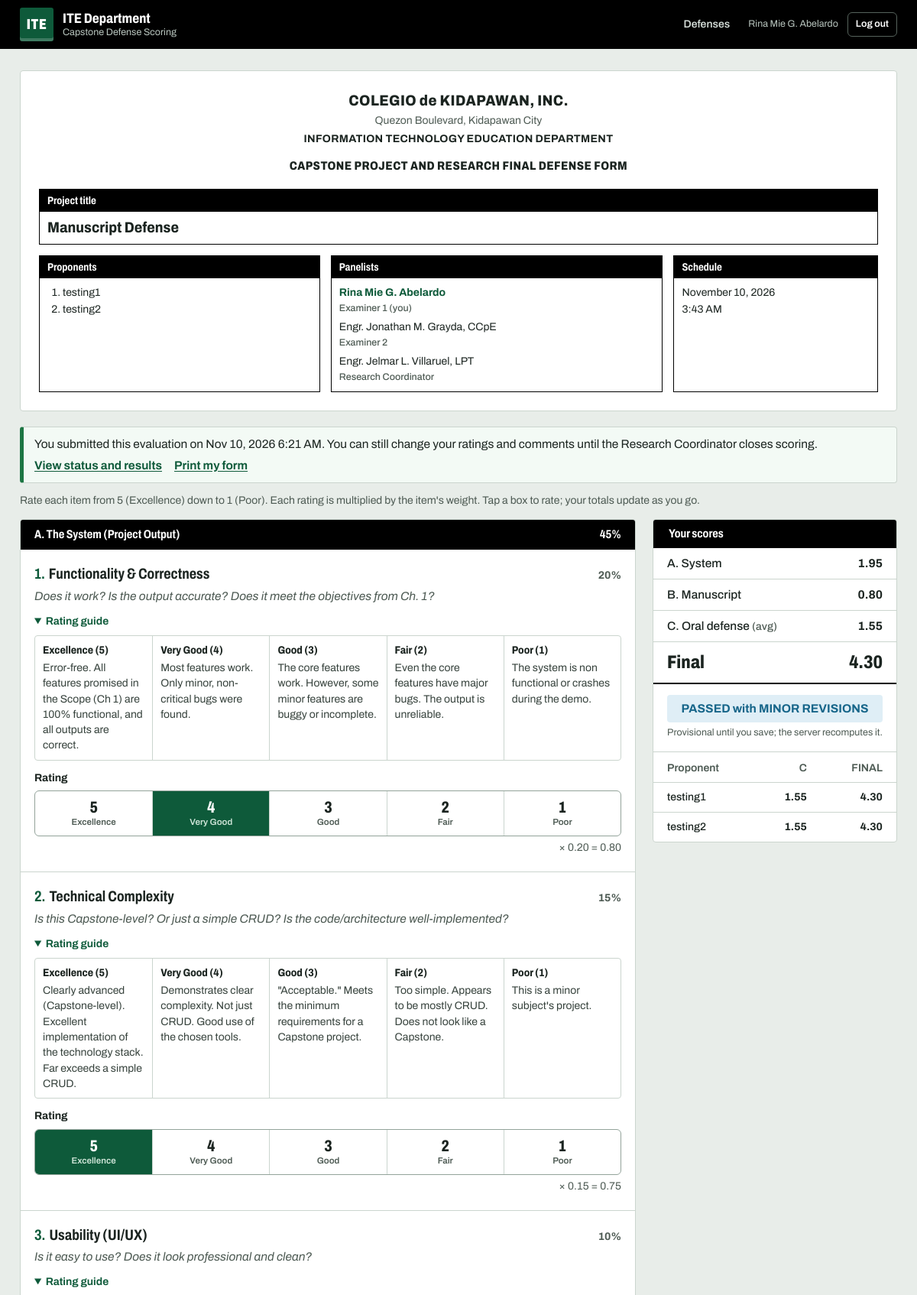
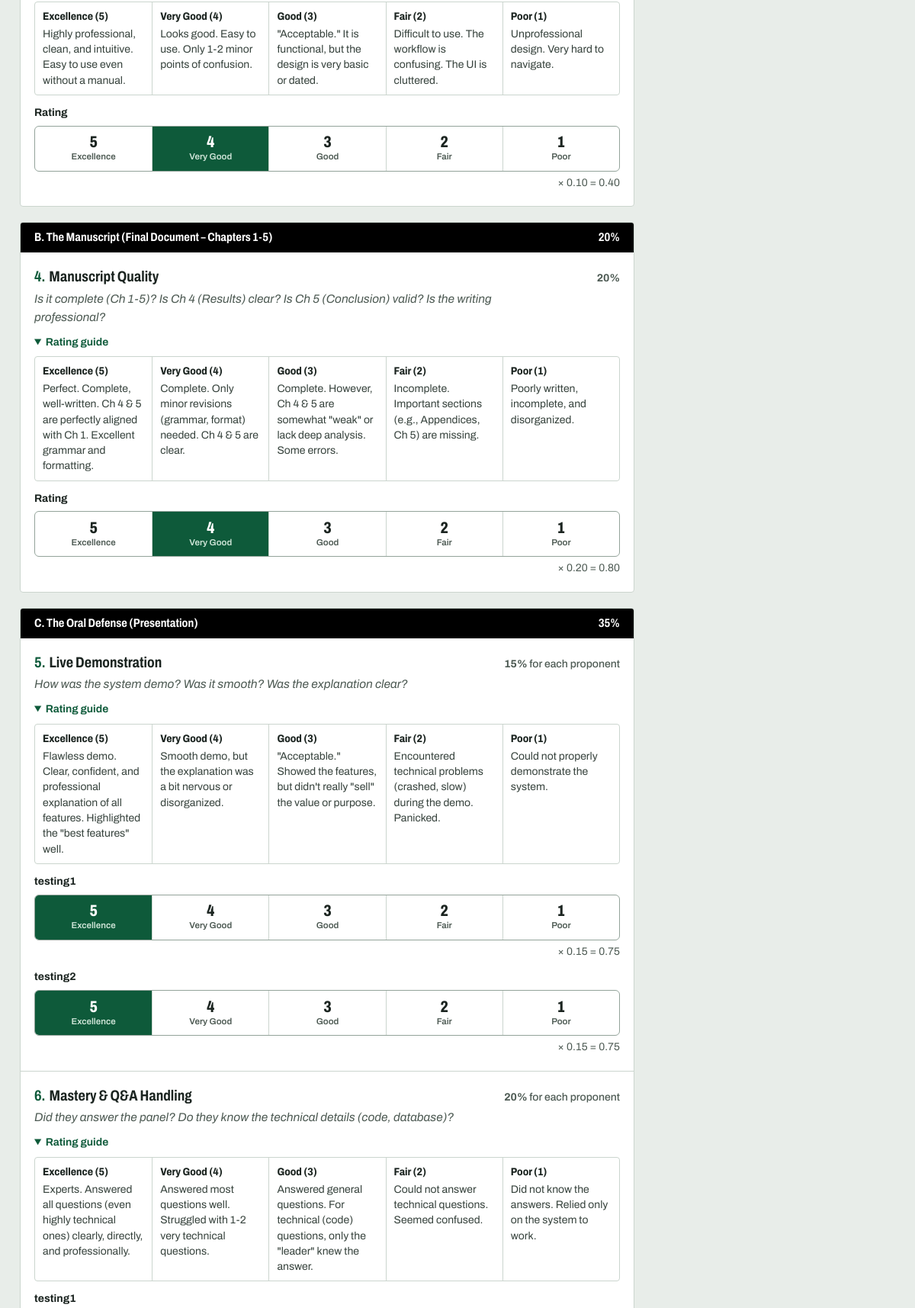
The page /evaluation/13/ (signed in, upper part) on the database its author committed (2 pictures, top to bottom).
### defense/models.py (models this page shows, shortened)
class Panelist(models.Model):
    user = models.OneToOneField(
        settings.AUTH_USER_MODEL, on_delete=models.CASCADE, related_name="panelist")
    prefix = models.CharField(max_length=20, blank=True, help_text="e.g. Engr., Dr.")
    suffix = models.CharField(max_length=40, blank=True, help_text="e.g. LPT, CCpE")
    class Meta:
        ordering = ["user__last_name", "user__first_name"]
    @property
    def display_name(self):
        full = " ".join(p for p in (self.user.first_name, self.user.last_name) if p).strip()
        full = full or self.user.username
        if self.prefix:
            full = f"{self.prefix} {full}"
        if self.suffix:
            full = f"{full}, {self.suffix}"
        return full

class Defense(models.Model):
    OPEN = "open"
    CLOSED = "closed"
    STATUS_CHOICES = [(OPEN, "Open"), (CLOSED, "Closed")]
    title = models.CharField("Project title", max_length=300)
    schedule_date = models.DateField()
    schedule_time = models.TimeField(null=True, blank=True)
    venue = models.CharField(max_length=150, blank=True)
    status = models.CharField(max_length=10, choices=STATUS_CHOICES, default=OPEN)
    created_at = models.DateTimeField(auto_now_add=True)
    class Meta:
        ordering = ["-schedule_date", "-schedule_time", "-pk"]
    @property
    def is_open(self):
        return self.status == self.OPEN

class Proponent(models.Model):
    defense = models.ForeignKey(Defense, on_delete=models.CASCADE, related_name="proponents")
    full_name = models.CharField(max_length=150)
    order = models.PositiveSmallIntegerField(default=0)
    class Meta:
        ordering = ["order", "pk"]

class PanelAssignment(models.Model):
    EX1 = "EX1"
    EX2 = "EX2"
    RC = "RC"
    ROLE_CHOICES = [(EX1, "Examiner 1"), (EX2, "Examiner 2"), (RC, "Research Coordinator")]
    ROLES = [EX1, EX2, RC]
    defense = models.ForeignKey(Defense, on_delete=models.CASCADE, related_name="assignments")
    panelist = models.ForeignKey(Panelist, on_delete=models.PROTECT, related_name="assignments")
    role = models.CharField(max_length=3, choices=ROLE_CHOICES)
    class Meta:
        constraints = [
            models.UniqueConstraint(fields=["defense", "role"], name="uniq_defense_role"),
            models.UniqueConstraint(fields=["defense", "panelist"], name="uniq_defense_panelist"),
        ]
    @property
    def role_order(self):
        return self.ROLES.index(self.role)

class Evaluation(models.Model):
    assignment = models.OneToOneField(
        PanelAssignment, on_delete=models.CASCADE, related_name="evaluation")
    comments = models.TextField("Required Revisions / Comments", blank=True)
    submitted = models.BooleanField(default=False)
    submitted_at = models.DateTimeField(null=True, blank=True)
    updated_at = models.DateTimeField(auto_now=True)

class Criterion(models.Model):
    SECTION_CHOICES = [
        ("A", "A. The System (Project Output)"),
        ("B", "B. The Manuscript (Final Document – Chapters 1-5)"),
        ("C", "C. The Oral Defense (Presentation)"),
    ]
    number = models.PositiveSmallIntegerField(
        unique=True, validators=[MinValueValidator(1), MaxValueValidator(6)])
    section = models.CharField(max_length=1, choices=SECTION_CHOICES)
    name = models.CharField(max_length=120)
    guide_question = models.TextField(blank=True)
    weight = models.DecimalField(
        max_digits=4, decimal_places=3, help_text="Fraction, e.g. 0.20 for 20%.")
    per_proponent = models.BooleanField(
        default=False, help_text="Rated separately for each proponent (oral defense).")
    desc_5 = models.TextField("5 – Excellence", blank=True)
    desc_4 = models.TextField("4 – Very Good", blank=True)
    desc_3 = models.TextField("3 – Good", blank=True)
    desc_2 = models.TextField("2 – Fair", blank=True)
    desc_1 = models.TextField("1 – Poor", blank=True)
    is_active = models.BooleanField(default=True)
    class Meta:
        ordering = ["number"]
        verbose_name_plural = "criteria"
    def __str__(self):
        return f"{self.number}. {self.name}"
    @property
    def weight_percent(self):
        return (self.weight * 100).normalize()
    @property
    def descriptors(self):
        return [(n, getattr(self, f"desc_{n}")) for n in (5, 4, 3, 2, 1)]
    @property
    def scale(self):
        return [{"n": n, "label": RATING_LABELS[n], "text": text}
                for n, text in self.descriptors]

### defense/views.py (the view)
# urls.py: path("evaluation/<int:pk>/", views.evaluate, name="evaluate"),
@login_required
def evaluate(request, pk):
    assignment = get_object_or_404(
        PanelAssignment.objects.select_related("defense", "panelist__user"), pk=pk)
    if assignment.panelist.user_id != request.user.pk:
        raise PermissionDenied("You can only open your own evaluation.")
    defense = assignment.defense
    criteria = scoring.active_criteria()
    proponents = list(defense.proponents.all())
    cutoffs = scoring.current_cutoffs()
    evaluation = get_evaluation(assignment)
    locked_reason = "" if defense.is_open else "closed"
    was_submitted = bool(evaluation and evaluation.submitted)
    if request.method == "POST":
        if locked_reason:
            messages.error(request, "Scoring for this defense is closed; changes were not saved.")
            return redirect("defense:evaluate", pk=pk)
        submit = was_submitted or request.POST.get("action") == "submit"
        form = EvaluationForm(request.POST, criteria=criteria, proponents=proponents,
                              submit=submit)
        try:
            if form.is_valid():
                _save_evaluation(assignment, form, submit)
                if was_submitted:
                    messages.success(request, "Your changes were saved. Your submitted scores are updated.")
                    return redirect("defense:results", pk=defense.pk)
                if submit:
                    messages.success(request, "Evaluation submitted. Thank you!")
                    return redirect("defense:results", pk=defense.pk)
                messages.success(request, "Draft saved.")
                return redirect("defense:evaluate", pk=pk)
            if submit and not was_submitted:
                draft = EvaluationForm(request.POST, criteria=criteria,
                                       proponents=proponents, submit=False)
                if draft.is_valid():
                    _save_evaluation(assignment, draft, False)
                    messages.warning(request, "Not submitted — some ratings are missing. "
                                              "Your ratings were saved as a draft.")
                evaluation = get_evaluation(assignment)
        except EvaluationLocked as exc:
            messages.error(request, str(exc))
            return redirect("defense:evaluate", pk=pk)
    else:
        form = EvaluationForm(
            initial=EvaluationForm.initial_from(evaluation, criteria, proponents),
            criteria=criteria, proponents=proponents)
    score = scoring.compute_panelist(evaluation, criteria, proponents, cutoffs) \
        if evaluation else scoring.score_ratings(criteria, proponents, {}, {}, cutoffs)
    return render(request, "defense/evaluate.html", {
        "defense": defense,
        "assignment": assignment,
        "evaluation": evaluation,
        "panel": sorted(defense.assignments.select_related("panelist__user"),
                        key=lambda a: a.role_order),
        "proponents": proponents,
        "form": form,
        "sections": form.sections(),
        "score": score,
        "cutoffs": cutoffs,
        "locked": bool(locked_reason),
        "locked_reason": locked_reason,
        "was_submitted": was_submitted,
        "verdict_labels": scoring.VERDICT_LABELS,
    })

### defense/templates/defense/evaluate.html (shortened to what this page needs)
{% extends "base.html" %}
{% load static defense_extras %}
{% block body_class %}has-mobile-bar{% endblock %}
{% block content %}
<div class="form-sheet">
  <div class="inst-block">
    <div class="inst-name">{{ INSTITUTION.name }}</div>
    <div class="inst-sub">{{ INSTITUTION.address }}</div>
    <div class="inst-dept">{{ INSTITUTION.department }}</div>
    <div class="form-title">{{ INSTITUTION.form_title }}</div>
  </div>
  <div class="fboxes">
    <div class="fbox wide">
      <div class="fbox-label">Project title</div>
      <div class="fbox-body">{{ defense.title }}</div>
    </div>
    <div class="fbox">
      <div class="fbox-label">Proponents</div>
      <div class="fbox-body"><ol>{% for p in proponents %}<li>{{ p.full_name }}</li>{% endfor %}</ol></div>
    </div>
    <div class="fbox">
      <div class="fbox-label">Panelists</div>
      <div class="fbox-body"><ul class="panel-list">
        {% for a in panel %}<li class="{% if a.pk == assignment.pk %}me{% endif %}">{{ a.panelist.display_name }}<span class="role-tag">{{ a.get_role_display }}{% if a.pk == assignment.pk %} (you){% endif %}</span></li>{% endfor %}
      </ul></div>
    </div>
    <div class="fbox">
      <div class="fbox-label">Schedule</div>
      <div class="fbox-body">{{ defense.schedule_date|date:"F j, Y" }}{% if defense.schedule_time %}<br>{{ defense.schedule_time|time:"g:i A" }}{% endif %}{% if defense.venue %}<br>{{ defense.venue }}{% endif %}</div>
    </div>
  </div>
</div>
{% if was_submitted and not locked %}
  <div class="msg msg-success">
    You submitted this evaluation{% if evaluation.submitted_at %} on {{ evaluation.submitted_at|date:"M j, Y g:i A" }}{% endif %}.
    You can still change your ratings and comments until the Research Coordinator closes scoring.
    <div class="msg-links"><a href="{% url 'defense:results' defense.pk %}">View status and results</a>
    <a href="{% url 'defense:print_form' assignment.pk %}">Print my form</a></div>
  </div>
{% endif %}
<p class="muted small scale-note no-print">Rate each item from 5 (Excellence) down to 1 (Poor). Each rating is multiplied by the item's weight.
  {% if not locked %}Tap a box to rate; your totals update as you go.{% endif %}</p>
<form method="post" id="eval-form" class="eval-layout{% if locked %} is-locked{% endif %}"
      data-cutoffs="{{ cutoffs.0 }},{{ cutoffs.1 }},{{ cutoffs.2 }}"
      data-proponents="{% for p in proponents %}{{ p.pk }}{% if not forloop.last %},{% endif %}{% endfor %}">
  <div class="eval-main">
    {% for sec in sections %}
    <section class="section-block">
      <h2 class="section-title">{{ sec.label }} <span class="section-weight">{{ sec.weight_percent|pct }}%</span></h2>
      {% for item in sec.criteria %}
      {% with c=item.criterion %}
      <div class="criterion" data-criterion="{{ c.pk }}" data-section="{{ c.section }}" data-weight="{{ c.weight }}" data-per-proponent="{{ c.per_proponent|yesno:'1,0' }}">
        <div class="criterion-head">
          <h3><span class="crit-no">{{ c.number }}.</span> {{ c.name }}</h3>
          <span class="crit-weight">{{ c.weight_percent|pct }}%{% if c.per_proponent %} <span class="per">for each proponent</span>{% endif %}</span>
        </div>
        {% if c.guide_question %}<p class="guide">{{ c.guide_question }}</p>{% endif %}
        <details class="descriptors" {% if not locked %}open{% endif %}>
          <summary>Rating guide</summary>
          <dl>
            {% for s in c.scale %}<div class="desc"><dt>{{ s.label }} ({{ s.n }})</dt><dd>{{ s.text }}</dd></div>{% endfor %}
          </dl>
        </details>
        {% for row in item.rows %}
        <fieldset class="rating-row{% if row.value == '' %} unrated{% endif %}" data-name="{{ row.name }}" {% if row.proponent %}data-proponent="{{ row.proponent.pk }}"{% endif %}>
          <legend>{% if row.proponent %}{{ row.label }}{% else %}Rating{% endif %}</legend>
          <div class="rating-line">
          <div class="scale">
            {% for s in c.scale %}
            <label class="rate" title="{{ s.label }} ({{ s.n }}): {{ s.text }}">
              <span><b>{{ s.n }}</b><small>{{ s.label }}</small></span>
            </label>
            {% endfor %}
          </div>
          <output class="row-score" data-for="{{ row.name }}">—</output>
          </div>
        </fieldset>
        {% endfor %}
      </div>
      {% endwith %}
      {% endfor %}
    </section>
    {% endfor %}
  </div>
  <aside class="eval-summary" aria-live="polite">
    <div class="card summary-card">
      <h2 class="card-title">Your scores</h2>
      <table class="score-table">
        <tr><th>A. System</th><td id="sum-A">{{ score.A|fmt2 }}</td></tr>
        <tr><th>B. Manuscript</th><td id="sum-B">{{ score.B|fmt2 }}</td></tr>
        <tr><th>C. Oral defense <span class="muted small">(avg)</span></th><td id="sum-C">{{ score.C|fmt2 }}</td></tr>
        <tr class="final-row"><th>Final</th><td id="sum-final">{{ score.final|fmt2 }}</td></tr>
      </table>
      <div id="sum-verdict" class="verdict-pill {% if score.complete %}{{ score.verdict|verdict_class }}{% endif %}">
      </div>
      <p id="sum-note">{% if locked %}Final as submitted.{% else %}Provisional until you save; the server recomputes it.{% endif %}</p>
      {% if proponents|length > 0 %}
      <table class="score-table per-prop">
        <thead><tr><th>Proponent</th><th>C</th><th>FINAL</th></tr></thead>
        <tbody>
        {% for ps in score.proponents %}
          <tr data-proponent-row="{{ ps.proponent.pk }}"><td>{{ ps.proponent.full_name }}</td><td class="p-c">{{ ps.C|fmt2 }}</td><td class="p-final">{{ ps.final|fmt2 }}</td></tr>
        {% endfor %}
        </tbody>
      </table>
      {% endif %}
    </div>
  </aside>
</form>
{% endblock %}

### templates/base.html (shortened to what this page needs)
{% load static %}<!doctype html>
<html lang="en">
<head>
  <link rel="stylesheet" href="{% static 'css/app.css' %}">
</head>
<body class="{% block body_class %}{% endblock %}">
  {% with here=request.resolver_match.url_name %}
  <header class="topbar no-print">
    <div class="topbar-inner">
      <a class="brand" href="{% if user.is_authenticated %}{% url 'defense:dashboard' %}{% else %}{% url 'login' %}{% endif %}">
        <span class="ite-mark" aria-hidden="true">ITE</span>
        <span class="brand-text">
          <strong>ITE Department</strong>
          <small>Capstone Defense Scoring</small>
        </span>
      </a>
      {% if user.is_authenticated %}
      <nav class="nav" aria-label="Main">
        <a href="{% url 'defense:dashboard' %}" class="{% if here == 'dashboard' %}is-active{% endif %}"{% if here == 'dashboard' %} aria-current="page"{% endif %}>Defenses</a>
        <span class="nav-end">
          <span class="nav-user" title="Signed in as {{ user.username }}">{{ user.panelist.display_name|default:user.username }}</span>
          <form method="post" action="{% url 'logout' %}" class="inline">
            <button type="submit" class="nav-logout">Log out</button>
          </form>
        </span>
      </nav>
      {% endif %}
    </div>
  </header>
  {% endwith %}
  <main class="{% block main_class %}container{% endblock %}">{% block content %}{% endblock %}</main>
</body>
</html>

### rows shown on the page
Defense: title "Manuscript Defense", schedule_date "November 10, 2026", schedule_time "3:43 AM"
Proponent: full_name "testing1", label "testing1", n "5" "4" "3" "2" "1", label "Excellence" "Very Good" "Good" "Fair" "Poor", proponent.full_name "testing1"
Proponent: full_name "testing2", label "testing2", n "5" "4" "3" "2" "1", label "Excellence" "Very Good" "Good" "Fair" "Poor", proponent.full_name "testing2"
PanelAssignment: panelist.display_name "Rina Mie G. Abelardo", role "Examiner 1", shows "(you)"
PanelAssignment: panelist.display_name "Engr. Jonathan M. Grayda, CCpE", role "Examiner 2"
PanelAssignment: panelist.display_name "Engr. Jelmar L. Villaruel, LPT", role "Research Coordinator"
Evaluation: submitted_at "Nov 10, 2026 6:21 AM"
Criterion: criterion.number "1", criterion.name "Functionality & Correctness", criterion.weight_percent|pct "20", criterion.guide_question "Does it work? Is the output accurate? Does it meet the objectives from Ch. 1?", label "Excellence" "Very Good" "Good" "Fair" "Poor", n "5" "4" "3" "2" "1", text "Error-free. All features promised in the Scope (Ch 1) are 100% functional, and all outputs are correct." "Most features work. Only minor, non-critical bugs were found." "The core features work. However, some minor features are buggy or incomplete." "Even the core features have major bugs. The output is unreliable." "The system is non functional or crashes during the demo.", n "5" "4" "3" "2" "1", label "Excellence" "Very Good" "Good" "Fair" "Poor"
Criterion: criterion.number "2", criterion.name "Technical Complexity", criterion.weight_percent|pct "15", criterion.guide_question "Is this Capstone-level? Or just a simple CRUD? Is the code/architecture well-implemented?", label "Excellence" "Very Good" "Good" "Fair" "Poor", n "5" "4" "3" "2" "1", text "Clearly advanced (Capstone-level). Excellent implementation of the technology stack. Far exceeds a simple CRUD." "Demonstrates clear complexity. Not just CRUD. Good use of the chosen tools." "\"Acceptable.\" Meets the minimum requirements for a Capstone project." "Too simple. Appears to be mostly CRUD. Does not look like a Capstone." "This is a minor subject's project.", n "5" "4" "3" "2" "1", label "Excellence" "Very Good" "Good" "Fair" "Poor"
Criterion: criterion.number "3", criterion.name "Usability (UI/UX)", criterion.weight_percent|pct "10", criterion.guide_question "Is it easy to use? Does it look professional and clean?", label "Excellence" "Very Good" "Good" "Fair" "Poor", n "5" "4" "3" "2" "1", text "Highly professional, clean, and intuitive. Easy to use even without a manual." "Looks good. Easy to use. Only 1-2 minor points of confusion." "\"Acceptable.\" It is functional, but the design is very basic or dated." "Difficult to use. The workflow is confusing. The UI is cluttered." "Unprofessional design. Very hard to navigate.", n "5" "4" "3" "2" "1", label "Excellence" "Very Good" "Good" "Fair" "Poor"
Criterion: criterion.number "4", criterion.name "Manuscript Quality", criterion.weight_percent|pct "20", criterion.guide_question "Is it complete (Ch 1-5)? Is Ch 4 (Results) clear? Is Ch 5 (Conclusion) valid? Is the writing professional?", label "Excellence" "Very Good" "Good" "Fair" "Poor", n "5" "4" "3" "2" "1", text "Perfect. Complete, well-written. Ch 4 & 5 are perfectly aligned with Ch 1. Excellent grammar and formatting." "Complete. Only minor revisions (grammar, format) needed. Ch 4 & 5 are clear." "Complete. However, Ch 4 & 5 are somewhat \"weak\" or lack deep analysis. Some errors." "Incomplete. Important sections (e.g., Appendices, Ch 5) are missing." "Poorly written, incomplete, and disorganized.", n "5" "4" "3" "2" "1", label "Excellence" "Very Good" "Good" "Fair" "Poor"
Criterion: criterion.number "5", criterion.name "Live Demonstration", criterion.weight_percent|pct "15", per_proponent "for each proponent", criterion.guide_question "How was the system demo? Was it smooth? Was the explanation clear?", label "Excellence" "Very Good" "Good" "Fair" "Poor", n "5" "4" "3" "2" "1", text "Flawless demo. Clear, confident, and professional explanation of all features. Highlighted the \"best features\" well." "Smooth demo, but the explanation was a bit nervous or disorganized." "\"Acceptable.\" Showed the features, but didn't really \"sell\" the value or purpose." "Encountered technical problems (crashed, slow) during the demo. Panicked." "Could not properly demonstrate the system."
Criterion: criterion.number "6", criterion.name "Mastery & Q&A Handling", criterion.weight_percent|pct "20", per_proponent "for each proponent", criterion.guide_question "Did they answer the panel? Do they know the technical details (code, database)?", label "Excellence" "Very Good" "Good" "Fair" "Poor", n "5" "4" "3" "2" "1", text "Experts. Answered all questions (even highly technical ones) clearly, directly, and professionally." "Answered most questions well. Struggled with 1-2 very technical questions." "Answered general questions. For technical (code) questions, only the \"leader\" knew the answer." "Could not answer technical questions. Seemed confused." "Did not know the answers. Relied only on the system to work."

### other values the page prints
{{ user.panelist.display_name|default:user.username }} "Rina Mie G. Abelardo"
{{ INSTITUTION.name }} "COLEGIO de KIDAPAWAN, INC."
{{ INSTITUTION.address }} "Quezon Boulevard, Kidapawan City"
{{ INSTITUTION.department }} "INFORMATION TECHNOLOGY EDUCATION DEPARTMENT"
{{ INSTITUTION.form_title }} "CAPSTONE PROJECT AND RESEARCH FINAL DEFENSE FORM"
{{ sec.label }} "A. The System (Project Output)" "B. The Manuscript (Final Document – Chapters 1-5)" "C. The Oral Defense (Presentation)"
{{ sec.weight_percent|pct }} "45" "20" "35"
{{ score.A|fmt2 }} "1.95"
{{ score.B|fmt2 }} "0.80"
{{ score.C|fmt2 }} "1.55"
{{ score.final|fmt2 }} "4.30"
{{ ps.C|fmt2 }} "1.55" "1.55"
{{ ps.final|fmt2 }} "4.30" "4.30"
